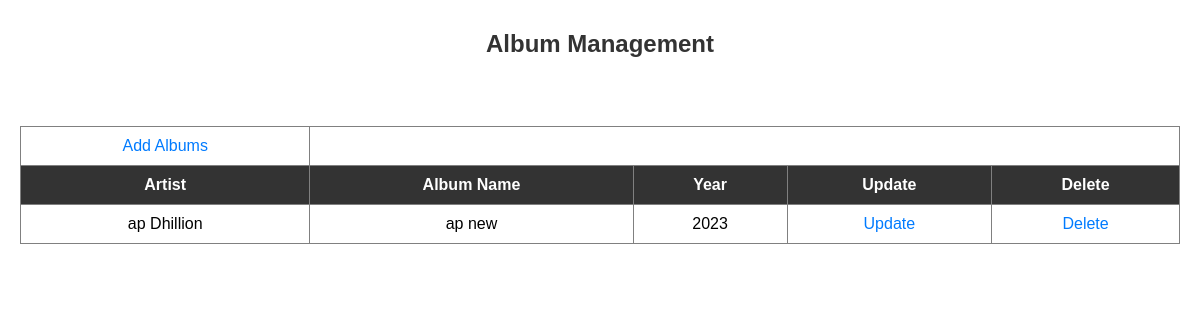
The page /admin/album.php (signed in) on the database its author committed.
### tables this page shows
CREATE TABLE `album` (
  `artist` varchar(255) NOT NULL,
  `album_name` varchar(255) NOT NULL,
  `year` int(255) NOT NULL
);

### admin/album.php (the view, shortened to what this page needs)
<?php
	if(isset($_SESSION["ad_session"]))
	{
?>
<!DOCTYPE html>
<html>
<head>
</head>
<body>
    <?php
    $con=mysqli_connect("localhost","root","");
    ?>
    <section class="w3ls-bnrbtm py-5" id="about">
        <div class="container py-xl-5 py-lg-3">
            <div class="row pb-5">
                <div class="col-lg-12">
                    <h1 align="center">Album Management</h1>
                    <br />
                    <center>
                        <?php
                        $result = mysqli_query($con, "SELECT * FROM album");
                        echo "<table border='1'>";
                        echo "<td><a href='addalbum.php'>Add Albums</a></td>";
                        echo "<tr><th>Artist</th><th>Album Name</th><th>Year</th><th>Update</th><th>Delete</th></tr>";
                        while ($row = mysqli_fetch_array($result)) {
                            echo "<tr>";
                            echo "<td>" . $row['artist'] . "</td>";
                            echo "<td>" . $row['album_name'] . "</td>";
                            echo "<td>" . $row['year'] . "</td>";
                            echo "<td><a href='updatealbum.php?artist=" . $row['artist'] . "'>Update</a></td>";
                            echo "<td><a href='album.php?artist=" . $row['artist'] . "'>Delete</a></td>";
                            echo "</tr>";
                        }
                        echo "</table>";
                        ?>
                    </center>
                </div>
            </div>
        </div>
    </section>
</body>
</html>
<?php
	}
	else
		echo "<script>window.location='../admin/Login.php';</script>";
?>

### admin/album.php (style rules this page uses)
body { font-family: Arial, sans-serif; margin: 0; padding: 0; }
h1 { text-align: center; margin: 30px 0; color: #333; }
.container { max-width: 1200px; margin: 0 auto; padding: 0 20px; }
table { width: 100%; border-collapse: collapse; margin-top: 20px; background-color: #fff; }
th, td { padding: 10px; text-align: center; }
th { background-color: #333; color: white; }
tr:nth-child(even) { background-color: #f2f2f2; }
a { text-decoration: none; color: #007bff; }

### rows shown on the page
album: artist "ap Dhillion", album_name "ap new", year "2023"
